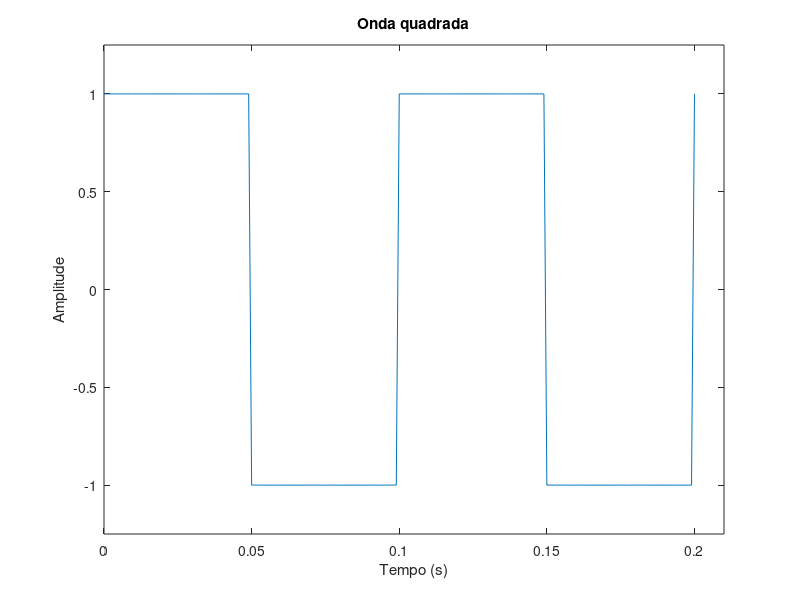

Here is the MATLAB script that generated this plot:
t = 0:0.001:0.2;
fs = 10;

sinal = square(2*pi*10*t);
plot(t, sinal)
title('Onda quadrada')
xlim([0 0.21])
xlabel('Tempo (s)')
ylim([-1.25 1.25])
ylabel('Amplitude')
